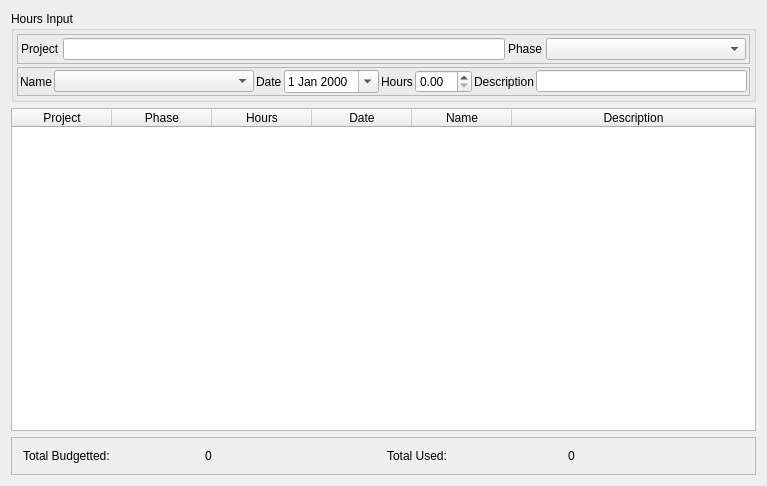
<?xml version="1.0" encoding="UTF-8"?>
<ui version="4.0">
 <class>HoursView</class>
 <widget class="QWidget" name="HoursView">
  <property name="geometry">
   <rect>
    <x>0</x>
    <y>0</y>
    <width>767</width>
    <height>486</height>
   </rect>
  </property>
  <property name="minimumSize">
   <size>
    <width>0</width>
    <height>0</height>
   </size>
  </property>
  <property name="maximumSize">
   <size>
    <width>16777215</width>
    <height>16777215</height>
   </size>
  </property>
  <property name="windowTitle">
   <string>Hours View</string>
  </property>
  <layout class="QVBoxLayout" name="verticalLayout_4">
   <item>
    <layout class="QVBoxLayout" name="verticalLayout">
     <item>
      <widget class="QGroupBox" name="groupBox">
       <property name="title">
        <string>Hours Input</string>
       </property>
       <layout class="QVBoxLayout" name="verticalLayout_2">
        <property name="spacing">
         <number>3</number>
        </property>
        <property name="leftMargin">
         <number>3</number>
        </property>
        <property name="topMargin">
         <number>3</number>
        </property>
        <property name="rightMargin">
         <number>3</number>
        </property>
        <property name="bottomMargin">
         <number>3</number>
        </property>
        <item>
         <widget class="QFrame" name="frame_2">
          <property name="frameShape">
           <enum>QFrame::StyledPanel</enum>
          </property>
          <property name="frameShadow">
           <enum>QFrame::Raised</enum>
          </property>
          <layout class="QHBoxLayout" name="horizontalLayout_2">
           <property name="spacing">
            <number>3</number>
           </property>
           <property name="leftMargin">
            <number>3</number>
           </property>
           <property name="topMargin">
            <number>3</number>
           </property>
           <property name="rightMargin">
            <number>3</number>
           </property>
           <property name="bottomMargin">
            <number>3</number>
           </property>
           <item>
            <widget class="QLabel" name="label_3">
             <property name="text">
              <string>Project</string>
             </property>
            </widget>
           </item>
           <item>
            <widget class="QLineEdit" name="lineEdit"/>
           </item>
           <item>
            <widget class="QLabel" name="label_4">
             <property name="text">
              <string>Phase</string>
             </property>
            </widget>
           </item>
           <item>
            <widget class="QComboBox" name="comboBox_2">
             <property name="minimumSize">
              <size>
               <width>200</width>
               <height>0</height>
              </size>
             </property>
            </widget>
           </item>
          </layout>
         </widget>
        </item>
        <item>
         <widget class="QFrame" name="frame">
          <property name="frameShape">
           <enum>QFrame::StyledPanel</enum>
          </property>
          <property name="frameShadow">
           <enum>QFrame::Raised</enum>
          </property>
          <layout class="QHBoxLayout" name="horizontalLayout">
           <property name="spacing">
            <number>2</number>
           </property>
           <property name="leftMargin">
            <number>2</number>
           </property>
           <property name="topMargin">
            <number>2</number>
           </property>
           <property name="rightMargin">
            <number>2</number>
           </property>
           <property name="bottomMargin">
            <number>2</number>
           </property>
           <item>
            <widget class="QLabel" name="label_2">
             <property name="text">
              <string>Name</string>
             </property>
            </widget>
           </item>
           <item>
            <widget class="QComboBox" name="comboBox">
             <property name="minimumSize">
              <size>
               <width>200</width>
               <height>0</height>
              </size>
             </property>
            </widget>
           </item>
           <item>
            <widget class="QLabel" name="label">
             <property name="text">
              <string>Date</string>
             </property>
            </widget>
           </item>
           <item>
            <widget class="QDateEdit" name="dateEdit">
             <property name="calendarPopup">
              <bool>true</bool>
             </property>
            </widget>
           </item>
           <item>
            <widget class="QLabel" name="label_5">
             <property name="text">
              <string>Hours</string>
             </property>
            </widget>
           </item>
           <item>
            <widget class="QDoubleSpinBox" name="doubleSpinBox"/>
           </item>
           <item>
            <widget class="QLabel" name="label_6">
             <property name="text">
              <string>Description</string>
             </property>
            </widget>
           </item>
           <item>
            <widget class="QLineEdit" name="lineEdit_2"/>
           </item>
          </layout>
         </widget>
        </item>
       </layout>
      </widget>
     </item>
     <item>
      <widget class="QTableWidget" name="tableWidget">
       <attribute name="horizontalHeaderStretchLastSection">
        <bool>true</bool>
       </attribute>
       <column>
        <property name="text">
         <string>Project</string>
        </property>
       </column>
       <column>
        <property name="text">
         <string>Phase</string>
        </property>
       </column>
       <column>
        <property name="text">
         <string>Hours</string>
        </property>
       </column>
       <column>
        <property name="text">
         <string>Date</string>
        </property>
       </column>
       <column>
        <property name="text">
         <string>Name</string>
        </property>
       </column>
       <column>
        <property name="text">
         <string>Description</string>
        </property>
       </column>
      </widget>
     </item>
     <item>
      <widget class="QFrame" name="frame_4">
       <property name="frameShape">
        <enum>QFrame::StyledPanel</enum>
       </property>
       <property name="frameShadow">
        <enum>QFrame::Raised</enum>
       </property>
       <layout class="QHBoxLayout" name="horizontalLayout_4">
        <item>
         <widget class="QLabel" name="label_7">
          <property name="text">
           <string>Total Budgetted:</string>
          </property>
         </widget>
        </item>
        <item>
         <widget class="QLabel" name="label_8">
          <property name="text">
           <string>0</string>
          </property>
         </widget>
        </item>
        <item>
         <widget class="QLabel" name="label_9">
          <property name="text">
           <string>Total Used:</string>
          </property>
         </widget>
        </item>
        <item>
         <widget class="QLabel" name="label_10">
          <property name="text">
           <string>0</string>
          </property>
         </widget>
        </item>
       </layout>
      </widget>
     </item>
    </layout>
   </item>
  </layout>
 </widget>
 <layoutdefault spacing="6" margin="11"/>
 <resources/>
 <connections/>
</ui>
